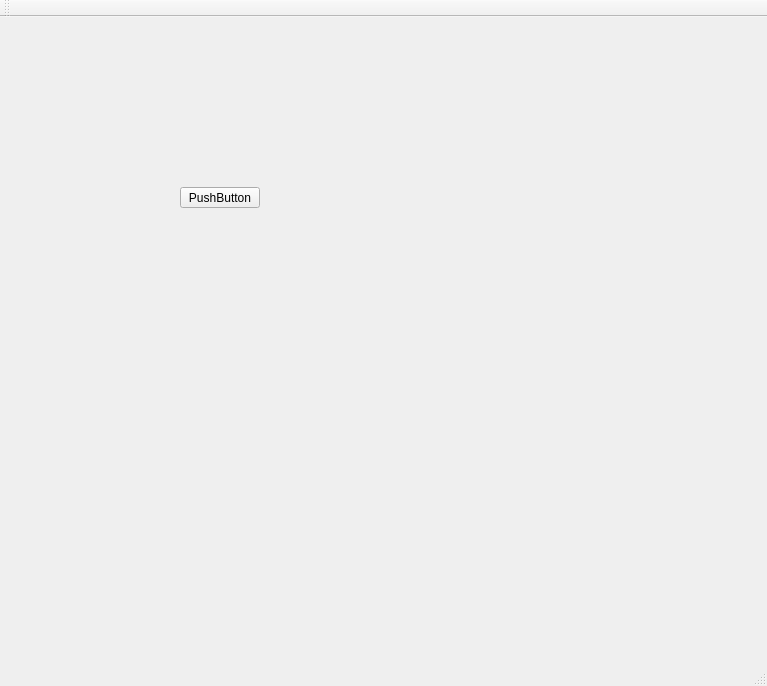
<?xml version="1.0" encoding="UTF-8"?>
<ui version="4.0">
 <class>MainWindow</class>
 <widget class="QMainWindow" name="MainWindow">
  <property name="geometry">
   <rect>
    <x>0</x>
    <y>0</y>
    <width>767</width>
    <height>686</height>
   </rect>
  </property>
  <property name="windowTitle">
   <string>MainWindow</string>
  </property>
  <widget class="QWidget" name="centralWidget">
   <widget class="QPushButton" name="pushButton">
    <property name="geometry">
     <rect>
      <x>180</x>
      <y>170</y>
      <width>80</width>
      <height>21</height>
     </rect>
    </property>
    <property name="text">
     <string>PushButton</string>
    </property>
   </widget>
  </widget>
  <widget class="QMenuBar" name="menuBar">
   <property name="geometry">
    <rect>
     <x>0</x>
     <y>0</y>
     <width>767</width>
     <height>19</height>
    </rect>
   </property>
  </widget>
  <widget class="QToolBar" name="mainToolBar">
   <attribute name="toolBarArea">
    <enum>TopToolBarArea</enum>
   </attribute>
   <attribute name="toolBarBreak">
    <bool>false</bool>
   </attribute>
  </widget>
  <widget class="QStatusBar" name="statusBar"/>
 </widget>
 <layoutdefault spacing="6" margin="11"/>
 <resources/>
 <connections/>
</ui>
